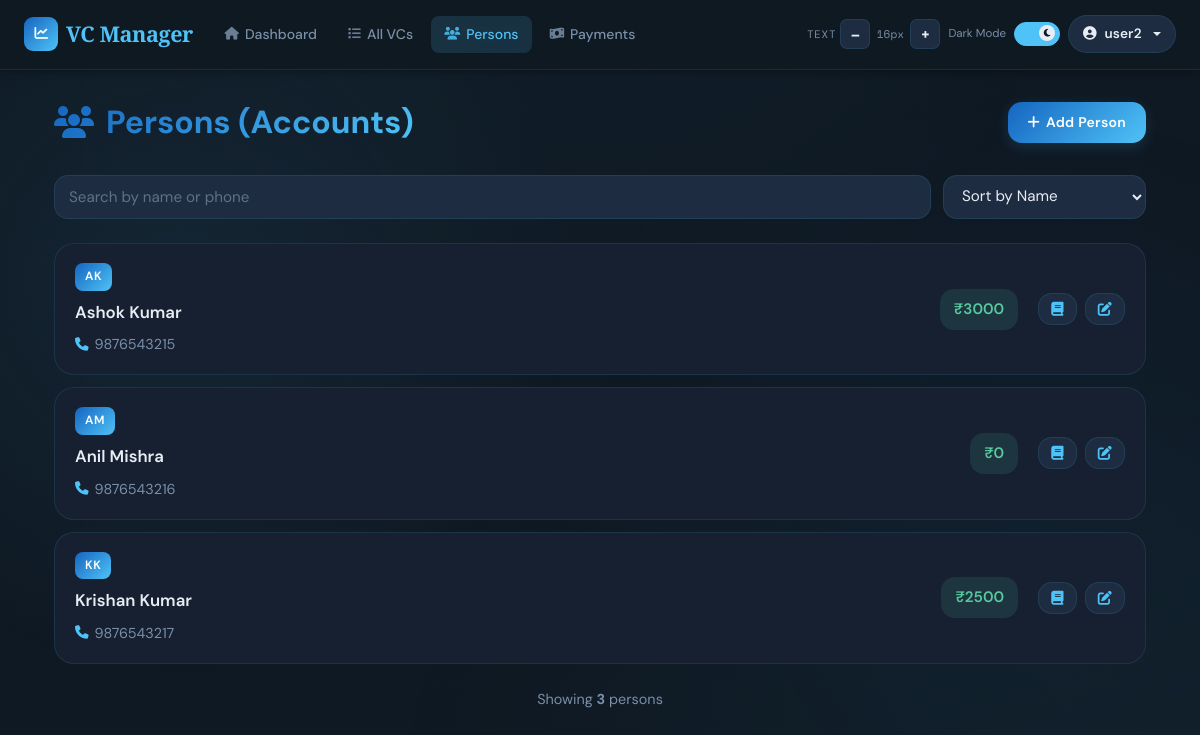
Screenshot of /person/ (signed in) with the database file from the repository.
### app/models/user.py (models this page shows, shortened)
class User(UserMixin, db.Model):
    __tablename__ = 'users'
    id = db.Column(db.Integer, primary_key=True)
    email = db.Column(db.String(120), unique=True, nullable=False, index=True)
    name = db.Column(db.String(120), nullable=False)
    password_hash = db.Column(db.String(255), nullable=True)  # Nullable for OAuth-only users
    google_id = db.Column(db.String(255), unique=True, nullable=True)  # For OAuth users
    created_at = db.Column(db.DateTime, default=datetime.utcnow)
    last_login = db.Column(db.DateTime, nullable=True)
    vcs = db.relationship('VC', backref='user', lazy=True, cascade='all, delete-orphan')
    persons = db.relationship('Person', backref='user', lazy=True, cascade='all, delete-orphan')

### app/models/person.py (models this page shows, shortened)
class Person(db.Model):
    __tablename__ = 'persons'
    id = db.Column(db.Integer, primary_key=True)
    user_id = db.Column(db.Integer, db.ForeignKey('users.id'), nullable=False, index=True)
    name = db.Column(db.String(80), unique=True, nullable=False)
    short_name = db.Column(db.String(20), unique=True, nullable=False)
    phone = db.Column(db.String(20), nullable=False)
    phone2 = db.Column(db.String(20), nullable=True)
    opening_balance = db.Column(db.Float, default=0.0, nullable=True)
    created_at = db.Column(db.DateTime, default=datetime.utcnow)
    payments = db.relationship('Payment', backref='person', lazy=True)
    ledger_entries = db.relationship('LedgerEntry', backref='person', lazy=True)
    @property
    def ledger_balance(self):
        if self.ledger_entries:
            last_entry = sorted(self.ledger_entries, key=lambda e: e.date, reverse=True)[0]
            return last_entry.balance
        return self.opening_balance or 0.0

### app/models/ledger.py (models this page shows)
class LedgerEntry(db.Model):
    __tablename__ = 'ledger_entries'
    id = db.Column(db.Integer, primary_key=True)
    person_id = db.Column(db.Integer, db.ForeignKey('persons.id'), nullable=False, index=True)
    vc_id = db.Column(db.Integer, db.ForeignKey('vcs.id'), nullable=True, index=True)
    date = db.Column(db.DateTime, nullable=False, default=datetime.utcnow)
    narration = db.Column(db.Text, nullable=False)
    debit = db.Column(db.Float, default=0)
    credit = db.Column(db.Float, default=0)
    balance = db.Column(db.Float, default=0)
    created_at = db.Column(db.DateTime, default=datetime.utcnow)

### app/routes/person.py (the view)
@person_bp.route('/')
@login_required
def persons():
    persons = Person.query.filter_by(user_id=current_user.id).all()
    return render_template('person/list.html', persons=persons)

### templates/person/list.html (shortened to what this page needs)
{% extends "base.html" %}
{% block content %}
<div class="container-fluid">
    <div class="page-header">
        <h1 class="page-title">
            <i class="fas fa-users"></i>Persons (Accounts)
        </h1>
        <button class="btn btn-primary" onclick="location.href='{{ url_for('person.create_person') }}'">
            <i class="fas fa-plus"></i>Add Person
        </button>
    </div>
    <div class="control-bar">
        <div class="search-box">
            <input
                id="searchInput"
                type="search"
                class="form-control"
                placeholder="Search by name or phone">
        </div>
        <select id="sortSelect" class="sort-select">
            <option value="name_asc">Sort by Name</option>
        </select>
    </div>
    <div class="person-list">
        {% if persons %}
            {% for person in persons %}
            <div class="person-item" id="person-{{ person.id }}"
                data-name="{{ person.name }}"
                data-phone="{{ (person.phone or '') ~ ' ' ~ (person.phone2 or '') }}"
                data-balance="{{ person.ledger_balance }}">
                <div class="person-item-main">
                    <div class="person-badge">{{ person.short_name }}</div>
                    <div class="person-name">{{ person.name }}</div>
                    <div class="person-meta">
                        {% if person.phone %}
                        <div class="person-meta-item">
                            <i class="fas fa-phone"></i>
                            <span>{{ person.phone }}</span>
                        </div>
                        {% endif %}
                    </div>
                </div>
                <div class="person-item-actions">
                    <div class="balance-badge {{ 'positive' if person.ledger_balance >= 0 else 'negative' }}">
                        ₹{{ "%.0f"|format(person.ledger_balance) }}
                    </div>
                    <div class="action-buttons">
                        <button class="btn" onclick="event.stopPropagation(); location.href='{{ url_for('ledger.person_ledger', person_id=person.id) }}'" title="View Ledger">
                            <i class="fas fa-book"></i>
                        </button>
                        <button class="btn" onclick="event.stopPropagation(); location.href='{{ url_for('person.edit_person', id=person.id) }}'" title="Edit">
                            <i class="fas fa-edit"></i>
                        </button>
                    </div>
                </div>
            </div>
            {% endfor %}
        {% endif %}
    </div>
    {% if persons %}
    <div style="margin-top: 24px; text-align: center; color: var(--text-muted); font-size: 0.9rem;">
        Showing <strong>{{ persons|length }}</strong> person{{ 's' if persons|length != 1 else '' }}
    </div>
    {% endif %}
</div>
{% endblock %}

### templates/base.html (shortened to what this page needs)
<!DOCTYPE html>
<html lang="en" data-theme="dark">
<head>
    <link href="https://cdnjs.cloudflare.com/ajax/libs/font-awesome/6.5.0/css/all.min.css" rel="stylesheet">
    <link href="https://cdn.jsdelivr.net/npm/bootstrap@5.3.0/dist/css/bootstrap.min.css" rel="stylesheet">
    <link rel="stylesheet" href="https://cdn.jsdelivr.net/npm/swiper@11/swiper-bundle.min.css" />
</head>
<body>
<nav class="navbar navbar-expand-lg" role="navigation" aria-label="Main navigation">
    <div class="container-fluid px-4">
        <a class="navbar-brand" href="{{ url_for('dashboard.index') }}">
            <div class="brand-icon" aria-hidden="true"><i class="fas fa-chart-line"></i></div>
            VC Manager
        </a>
        <div class="collapse navbar-collapse" id="navbarNav">
            {% if current_user.is_authenticated %}
            <ul class="navbar-nav me-auto d-none d-md-flex">
                <li class="nav-item"><a class="nav-link" href="{{ url_for('dashboard.index') }}"><i class="fas fa-home"></i>Dashboard</a></li>
                <li class="nav-item"><a class="nav-link" href="{{ url_for('vc.vcs_list') }}"><i class="fas fa-list"></i>All VCs</a></li>
                <li class="nav-item"><a class="nav-link" href="{{ url_for('person.persons') }}"><i class="fas fa-users"></i>Persons</a></li>
                <li class="nav-item"><a class="nav-link" href="{{ url_for('payment.record_payment') }}"><i class="fas fa-money-bill-wave"></i>Payments</a></li>
            </ul>
            {% endif %}
            <div class="d-flex align-items-center ms-auto gap-2 mt-2 mt-lg-0">
                <div class="d-flex align-items-center gap-1" role="toolbar" aria-label="Font size">
                    <span class="a11y-label d-none d-xl-inline">Text</span>
                    <button class="fs-btn" id="fsDecrease" aria-label="Decrease font size">–</button>
                    <span class="fs-display" id="fsDisplay" aria-live="polite">16px</span>
                    <button class="fs-btn" id="fsIncrease" aria-label="Increase font size">+</button>
                </div>
                <div class="d-flex align-items-center gap-2" aria-label="Theme">
                    <span class="toggle-label-text d-none d-xl-inline" id="themeLabel">Dark</span>
                    <label class="toggle-switch" aria-label="Toggle light/dark mode">
                        <div class="toggle-track"></div>
                        <div class="toggle-thumb"><i class="fas fa-moon" id="toggleIcon"></i></div>
                    </label>
                </div>
                {% if current_user.is_authenticated %}
                <div class="dropdown">
                    <button class="user-btn dropdown-toggle" type="button" data-bs-toggle="dropdown" aria-expanded="false">
                        <i class="fas fa-user-circle"></i>
                        <span class="d-none d-sm-inline">{{ current_user.name }}</span>
                    </button>
                </div>
                {% endif %}
            </div>
        </div>
    </div>
</nav>
<main class="main-content" role="main">
    <div class="container">
        {% block content %}{% endblock %}
    </div>
</main>
</body>
</html>

### templates/person/list.html (style rules this page uses)
html { font-size: var(--fs-base); }
body { font-size: var(--fs-base); }
.page-header { display: flex; justify-content: space-between; align-items: center; gap: 12px; margin-bottom: 32px; flex-wrap: nowrap; }
.page-title { font-size: 2rem; font-weight: 700; background: var(--grad-header); -webkit-background-clip: text; -webkit-text-fill-color: transparent; margin: 0; display: flex; align-items: center; gap: 12px; white-space: nowrap; flex-shrink: 0; }
.page-title i { color: var(--accent); flex-shrink: 0; }
.control-bar { display: flex; gap: 12px; flex-wrap: wrap; margin-bottom: 24px; align-items: center; }
.search-box { display: flex; gap: 8px; flex: 1; min-width: 240px; }
.search-box .form-control { background: var(--surface2); color: var(--text); border: 1.5px solid var(--border); border-radius: var(--radius-md); padding: 10px 14px; font-size: 0.95rem; }
.search-box .form-control::placeholder { color: var(--text-muted); }
.sort-select { background: var(--surface2); color: var(--text); border: 1.5px solid var(--border); border-radius: var(--radius-md); padding: 10px 14px; font-size: 0.95rem; cursor: pointer; transition: all 0.28s cubic-bezier(.4,0,.2,1); }
.person-list { display: flex; flex-direction: column; gap: 12px; }
.person-item { background: var(--surface); border: 1.5px solid var(--border); border-radius: var(--radius-lg); padding: 18px 20px; transition: all 0.28s cubic-bezier(.4,0,.2,1); cursor: pointer; display: flex; align-items: center; justify-content: space-between; gap: 20px; }
.person-item-main { flex: 1; min-width: 0; }
.person-name { font-size: 1.05rem; font-weight: 600; color: var(--text); margin-bottom: 8px; }
.person-badge { background: var(--grad-header); color: #fff; padding: 4px 10px; border-radius: var(--radius-sm); font-weight: 600; font-size: 0.75rem; text-transform: uppercase; letter-spacing: 0.05em; display: inline-block; margin-bottom: 8px; margin-right: 8px; }
.person-meta { display: flex; gap: 16px; flex-wrap: wrap; font-size: 0.9rem; color: var(--text-muted); }
.person-meta-item { display: flex; align-items: center; gap: 6px; }
.person-meta-item i { color: var(--accent); font-size: 0.85rem; }
.person-item-actions { display: flex; gap: 20px; align-items: center; min-width: fit-content; }
.balance-badge { padding: 8px 14px; border-radius: var(--radius-md); font-weight: 600; text-align: center; font-size: 0.95rem; }
.balance-badge.positive { background: var(--success-bg); color: var(--success); }
.action-buttons { display: flex; gap: 8px; }
.action-buttons .btn { padding: 8px 12px; border-radius: var(--radius-md); transition: all 0.28s cubic-bezier(.4,0,.2,1); border: 1.5px solid var(--border); background: var(--surface2); color: var(--accent); cursor: pointer; display: flex; align-items: center; justify-content: center; }

### rows the page displays
User: name "user2"
Person: short_name "AK", name "Ashok Kumar", phone "9876543215"
LedgerEntry: ledger_balance "3000"
Person: short_name "AM", name "Anil Mishra", phone "9876543216", ledger_balance "0"
Person: short_name "KK", name "Krishan Kumar", phone "9876543217"
LedgerEntry: ledger_balance "2500"

### other values shown
{{ persons|length }} "3"
{{ 's' if persons|length != 1 else '' }} "s"
